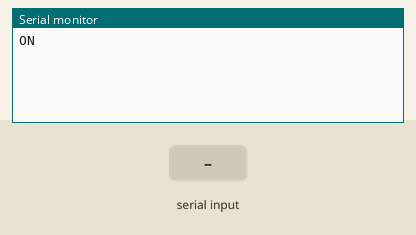
Simulated run of this sketch. Board: Arduino Uno, built with avr-gcc and run on an emulated ATmega328P. Parts: the last lines printed to the serial monitor. The inputs (shaded band) are chosen by the test bench.

Above: at 1.2 s.
1.3 s: "1" received over the second serial link
At 2.0 s:
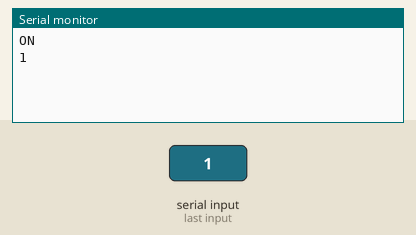
2.8 s: "0" received over the second serial link
At 3.1 s:
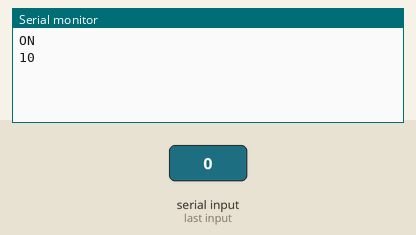

Measured:
- after the input at 1.3 s, the serial monitor: prints a new line at once (image 1)
- after the input at 2.8 s, the serial monitor: prints a new line at once (image 2)

The sketch:

sketch_jun19a.ino
```cpp
/*
 * HC12 - ARDUINO
 * VCC - VCC
 * GND - VCC
 * TXD - RX
 * RXD - TX
 * SET - GND
 */
#include <SoftwareSerial.h>

#define RX 7 //Connect to the TX pin of the HC-12
#define TX 6 //Connect to the RX pin of the HC-12

SoftwareSerial mySerial(RX, TX);

void setup() {
    Serial.begin(9600);
    mySerial.begin(9600);
    Serial.println("ON");
}

void loop() { // run over and over
  if (mySerial.available()) {
    Serial.write(mySerial.read());
  }
  if (Serial.available()) {
    mySerial.write(Serial.read());
  }
}
```
